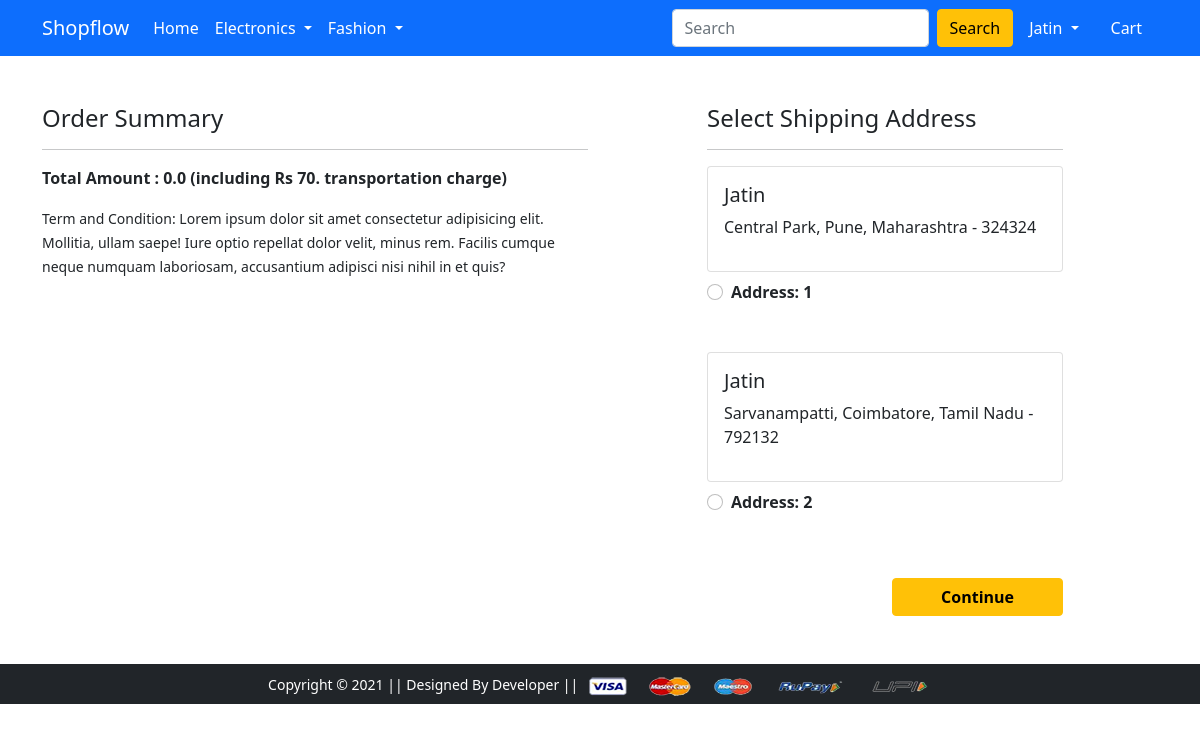
The app's page /checkout/ (signed in) with its own data.
### app/models.py (models this page shows, shortened)
class Customer(models.Model):
    user = models.ForeignKey(User,on_delete=models.CASCADE)
    name = models.CharField(max_length=200)
    locality = models.CharField(max_length=200)
    city = models.CharField(max_length=200)
    zipcode = models.IntegerField()
    state = models.CharField(choices = STATE_CHOICES,max_length=50)

### app/views.py (the view)
# urls.py: path('checkout/', views.checkout, name='checkout'),
@login_required
def checkout(request):
    user = request.user
    add = Customer.objects.filter(user=user)
    cart_items = Cart.objects.filter(user=user)
    amt,shipping_amt,total_amt = 0.0,70,0.0
    cart_product= [i for i in Cart.objects.all() if i.user==request.user]
    if cart_product:
        for i in cart_product:
            tempamt = i.quantity * i.product.discounted_price
            amt += tempamt
        total_amt = amt + shipping_amt
    context = {'add':add,'cart':cart_items,'total_amt':total_amt}
    return render(request, 'app/checkout.html',context)

### app/templates/app/checkout.html (shortened to what this page needs)
{% extends 'app/base.html' %}
{% load static %}
{% block main-content %}
<div class="container">
 <div class="row mt-5">
  <div class="col-sm-6">
    <h4>Order Summary</h4>
    <hr>
      <p clas="fw-bold"><strong>Total Amount : {{total_amt}} (including Rs 70. transportation charge) </strong></p>
    <small>Term and Condition: Lorem ipsum dolor sit amet consectetur adipisicing elit. Mollitia, ullam saepe! Iure optio repellat dolor velit, minus rem. Facilis cumque neque numquam laboriosam, accusantium adipisci nisi nihil in et quis?</small>
  </div>
  <div class="col-sm-4 offset-sm-1">
    <h4>Select Shipping Address</h4>
    <hr>
    <form action="/paymentdone">
      {% for i in add %}
      <div class="card">
        <div class="card-body">
        <h5>{{i.name}}</h5>
        <p>{{i.locality}}, {{i.city}}, {{i.state}} -  {{i.zipcode}}</p>
        </div>
      </div>
        <div class="form-check mt-2 mb-5">
          <input class="form-check-input" type="radio" name="custid" id="custadd{{forloop.counter}}" value="{{i.id}}">
          <label class="form-check-label fw-bold" for="custadd{{forloop.counter}}">
            Address: {{forloop.counter}} </label>
        </div>
        {% endfor %}
        <div class="text-end">
          <button type="submit" class="btn btn-warning mt-3 px-5 fw-bold">Continue</button>
        </div>
      </form>
    </div>
  </div>
</div>
{% endblock main-content %}

### app/templates/app/base.html (shortened to what this page needs)
<!doctype html>
{% load static %}
<html lang="en">
  <head>
    <link href="https://cdn.jsdelivr.net/npm/bootstrap@5.0.0-beta1/dist/css/bootstrap.min.css" rel="stylesheet">
    <link rel="stylesheet" href="{% static 'app/css/owl.carousel.min.css' %}">
    <link rel="stylesheet" href="{% static 'app/css/all.min.css' %}">
    <link rel="stylesheet" href="{% static 'app/css/style.css' %}">
  </head>
  <body>
    <nav class="navbar navbar-expand-lg navbar-dark bg-primary">
     <div class="container">
       <a class="navbar-brand" href="/">Shopflow</a>
       <div class="collapse navbar-collapse" id="navbarSupportedContent">
         <ul class="navbar-nav me-auto mb-2 mb-lg-0">
           <li class="nav-item">
             <a class="nav-link active" aria-current="page" href="/">Home</a>
           </li>
           <li class="nav-item dropdown">
             <a class="nav-link dropdown-toggle text-white" href="#" id="electronicsDropdown" role="button" data-bs-toggle="dropdown" aria-expanded="false">
               Electronics
             </a>
           </li>
           <li class="nav-item dropdown">
             <a class="nav-link dropdown-toggle text-white" href="#" id="fashionDropdown" role="button" data-bs-toggle="dropdown" aria-expanded="false">
               Fashion
             </a>
           </li>
         </ul>
         <form class="d-flex">
           <input class="form-control me-2" type="search" placeholder="Search" aria-label="Search">
           <button class="btn btn-warning" type="submit">Search</button>
         </form>
         <div>
          <ul class="navbar-nav me-auto mb-2 mb-lg-0">
          {% if request.user.is_authenticated %}
            <li class="nav-item dropdown mx-2">
              <a class="nav-link dropdown-toggle text-white" href="#" id="profileDropdown" role="button" data-bs-toggle="dropdown" aria-expanded="false">
                {{request.user.username|capfirst}}
              </a>
            </li>
            <li class="nav-item mx-2">
             <a href="{% url 'showcart' %}" class="nav-link text-white"> Cart </a>
            </li>
            {% endif %}
          </ul>
         </div>
       </div>
     </div>
    </nav>
    {% block main-content %} {% endblock main-content %}
    <footer class="container-fluid bg-dark text-center p-2 mt-5">
        <small class="text-white">Copyright &copy; 2021 || Designed By Developer || </small>
        <img src="{% static 'app/images/payment.png' %}" alt="" srcset="" class="img-fluid" height="2px">
    </footer>
  </body>
</html>

### records on screen
Customer: name "Jatin", locality "Central Park", city "Pune", state "Maharashtra", zipcode "324324"
Customer: name "Jatin", locality "Sarvanampatti", city "Coimbatore", state "Tamil Nadu", zipcode "792132"

### other values on screen
{{ request.user.username|capfirst }} "Jatin"
{{ total_amt }} "0.0"
